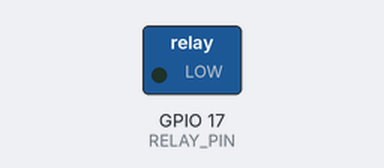
Simulated run of this program. Board: Raspberry Pi (BCM pin numbers). Parts: switched loads named in the program (green lamp = pin HIGH). Dashed ring = blinking. What the program prints to the terminal is not drawn.

Above: at 0.5 s.
Timing chart, 0 to 4.6 s (numbered marks = the images above):
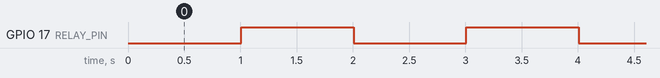

Measured:
- by itself, GPIO 17 (RELAY_PIN): alternates HIGH for 1.0 s and LOW for 1.0 s

The program:

1.3.4_Relay.py
```python
#!/usr/bin/env python3
"""
Relay Module Control - Python version matching C implementation

This implementation replicates the C code's features:
1. Professional function separation and naming
2. Clear relay state descriptions (CLOSED/OPEN)
3. Proper constant definitions
4. Enhanced error handling and status codes
"""

import RPi.GPIO as GPIO
import time
import sys

# Define the GPIO pin connected to the relay module
RELAY_PIN = 17

# Define the interval for switching the relay state in seconds
SWITCH_INTERVAL_MS = 1.0  # 1000ms converted to 1.0 seconds

def setup_relay():
    """
    Initializes GPIO and configures the relay pin as an output.
    Returns: 0 on success, 1 on failure.
    """
    try:
        GPIO.setmode(GPIO.BCM)
        GPIO.setwarnings(False)

        # Configure relay pin as output with initial HIGH state
        # HIGH = relay open (circuit open), LOW = relay closed (circuit closed)
        GPIO.setup(RELAY_PIN, GPIO.OUT, initial=GPIO.HIGH)

        print("Relay module GPIO setup successful!")
        print(f"Relay pin: {RELAY_PIN}")
        print(f"Switch interval: {SWITCH_INTERVAL_MS} seconds")
        print("Initial state: Relay OPEN (external device OFF)")
        return 0

    except Exception as e:
        print(f"Failed to setup relay module: {e}")
        return 1

def relay_toggle_loop():
    """
    Main application loop to toggle the relay.
    This function runs indefinitely until interrupted.
    """
    try:
        cycle_count = 0

        while True:
            cycle_count += 1

            # Close the relay circuit (often by pulling the pin LOW)
            # This might turn an external device (like an LED) ON
            print(f"[Cycle {cycle_count}] Relay CLOSED (LED OFF)")
            GPIO.output(RELAY_PIN, GPIO.LOW)
            time.sleep(SWITCH_INTERVAL_MS)

            # Open the relay circuit (by pulling the pin HIGH)
            # This will turn the external device OFF
            print(f"[Cycle {cycle_count}] Relay OPEN (LED ON)")
            GPIO.output(RELAY_PIN, GPIO.HIGH)
            time.sleep(SWITCH_INTERVAL_MS)

    except KeyboardInterrupt:
        print("\nRelay toggle loop interrupted by user")
        raise  # Re-raise to be handled by main()

def destroy():
    """
    Clean up function for GPIO resources.
    Ensures relay is in safe state (OPEN) and GPIO is properly cleaned up.
    """
    try:
        # Ensure relay is in OPEN state (safe state)
        GPIO.output(RELAY_PIN, GPIO.HIGH)
        GPIO.cleanup()
        print("Relay set to OPEN state and GPIO cleaned up")

    except Exception as e:
        print(f"Error during cleanup: {e}")

def main():
    """
    Main function - matches C code structure.
    Returns: Integer status code. 0 for success, 1 for error.
    """
    print("Relay Module Control")
    print("Toggling relay state every 1 second")
    print("HIGH = Relay OPEN (external device OFF)")
    print("LOW = Relay CLOSED (external device ON)")
    print("Press Ctrl+C to stop...")
    print("-" * 50)

    # Initialize the relay module
    if setup_relay() != 0:
        return 1  # Exit if setup fails

    try:
        # Start the main relay toggle loop
        relay_toggle_loop()

    except KeyboardInterrupt:
        print("\nProgram interrupted by user")
        destroy()
        return 0

    except Exception as e:
        print(f"An error occurred: {e}")
        destroy()
        return 1

if __name__ == '__main__':
    exit_code = main()
    sys.exit(exit_code)
```
